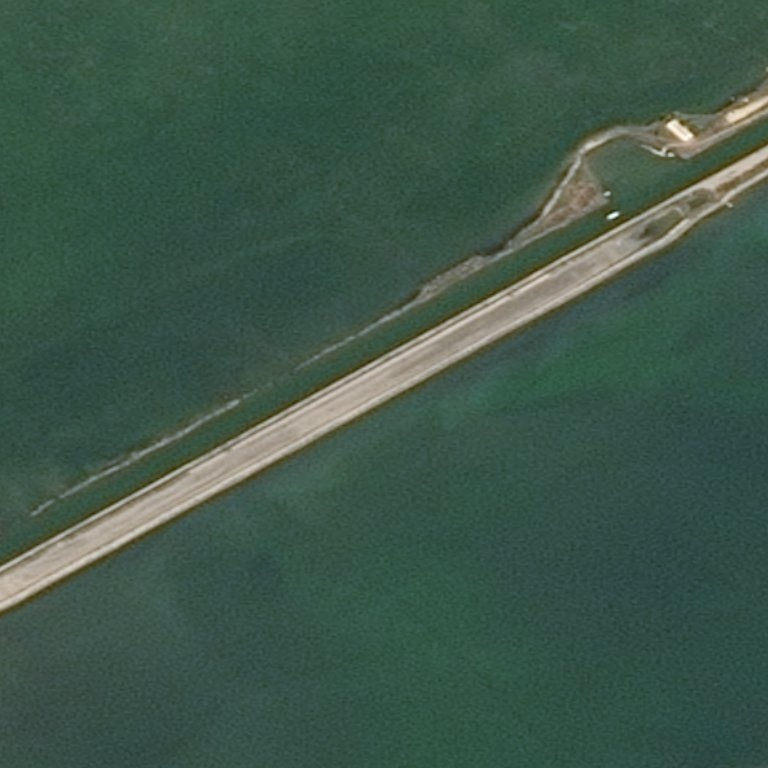
#> input picture coastline/images/0d5b831d8.jpg, 768 x 768 px; its folder holds only this picture in this run
$ python 4form.py
#> lines starting #> are read from the running program, lines starting #| are printed output that depends on the picture; after the words box and inside, x2 and y2 are one past the last pixel; in counts of white or black regions, pixels touching at a corner belong together; long printed decimals are rounded
#from skimage.color import label2rgb
import matplotlib.pyplot as plt
import skimage.io

import sklearn
from sklearn.cluster import AgglomerativeClustering

import numpy as np
import os
import cv2

import warnings

warnings.simplefilter('ignore')


def apply_filters(image: np.ndarray, n_gauss: int = 1, gamma: float = None) -> np.ndarray:
    """
    Применяет GaussianBlur n_gauss раз.
    Опционально применяет gamma-filtering
    """
    for i in range(n_gauss):
        image = cv2.GaussianBlur(image, ksize=(51, 51), sigmaX=2, sigmaY=2)
    if gamma:
        image = skimage.exposure.adjust_gamma(image, gamma=gamma)

    return image


def initialize_picture(path: str):
    """Инициализирует картинку"""
#> called with path = 'images/0d5b831d8.jpg'
    image = cv2.imread(path)
#> image is the input picture: shape (768, 768, 3); mean B, G, R 73.9, 87.5, 61.4
    image = cv2.cvtColor(image, cv2.COLOR_BGR2RGB)

    return image


def plot_images(image: np.ndarray, img: np.ndarray, n_clusters, label, cmap: str = None) -> None:
    """Отображает картинку"""
    plt.figure(figsize=(16, 9))

    plt.subplot(121)
    plt.title("Картинка")
    plt.imshow(image)
    c_map = plt.cm.get_cmap('Spectral', n_clusters)
    rgba = c_map(np.linspace(0, 1, n_clusters))
    for l in range(n_clusters):
        tmp = label == l
        plt.contour(tmp[:, :], contours=1,
                    colors=[rgba[l]])
    plt.xticks(())
    plt.yticks(())

    plt.subplot(122)
    plt.title("Маска")
    plt.imshow(img, cmap=cmap)
    plt.xticks(())
    plt.yticks(())

    plt.show()


def plot_image(image: np.ndarray, cmap: str = None) -> None:
    """Отображает картинку"""
    plt.figure(figsize=(16, 9))

    plt.title("Картинка")
    plt.imshow(image, cmap=cmap)

    plt.show()


def list_of_imgs(imgs_dir: str) -> list:
    """Возвращает список картинок из директории"""
    images = list()
    # Перебираем картинки из директории с картинками
    for i, img in enumerate(os.listdir(imgs_dir)):
        path = os.path.join(imgs_dir, img)
        image = initialize_picture(path)
        images.append(image)
    return images


images = list_of_imgs('images')
#> images = 1 item
for img in images:
    # Blurring & gamma
    n_img = img.copy()
    n_img = apply_filters(n_img, n_gauss=15)

    X = np.reshape(n_img, (-1, 1))
    image_ = skimage.color.rgb2hsv(n_img)
    X = np.reshape(image_[:, :, 0], (-1, 1))

    n_clusters = 2  # number of regions
    kmeans = sklearn.cluster.KMeans(n_clusters=n_clusters, init='k-means++',
                                    n_init=40, algorithm='elkan',
                                    max_iter=1000).fit(X)
    label = np.reshape(kmeans.labels_, img[:, :, 0].shape)

    kernel = np.ones((2, 2), np.uint8)
    label = label.astype(np.uint8)
    label = cv2.morphologyEx(label, cv2.MORPH_CLOSE, kernel)
    label = cv2.morphologyEx(label, cv2.MORPH_OPEN, kernel)

    # Вода - темная
    # Берег - белый
    # Наложить маску и посмотреть на соотношение цветов. У воды опытным путем установлено, что 0.4 <red/green < 0.7
    # -> решение: (инвертировать маску или нет?)

    bitwise = cv2.bitwise_and(img, img, mask=label)
    mask_mean = cv2.mean(img, label)
    print(mask_mean)
    if mask_mean[0] / mask_mean[1] > 0.4 and mask_mean[0] / mask_mean[1] < 0.7:
        label = ~label

    # Plot the results on an image
    plot_images(img, label, n_clusters, label, cmap='gray')
#> this loop made 1 pass
#> (n_clusters, kernel, mask_mean, rgba in plot_images) on pass 1: (2, [[1, 1], [1, 1]], (125.4, 124.2, 105.3, 0), [[0.62, 0.00392, 0.259, 1], [0.369, 0.31, 0.635, 1]])
#| (125.386, 124.248, 105.279, 0.0)
#> pass 1, `n_img = apply_filters(n_img, n_gauss=15)`:
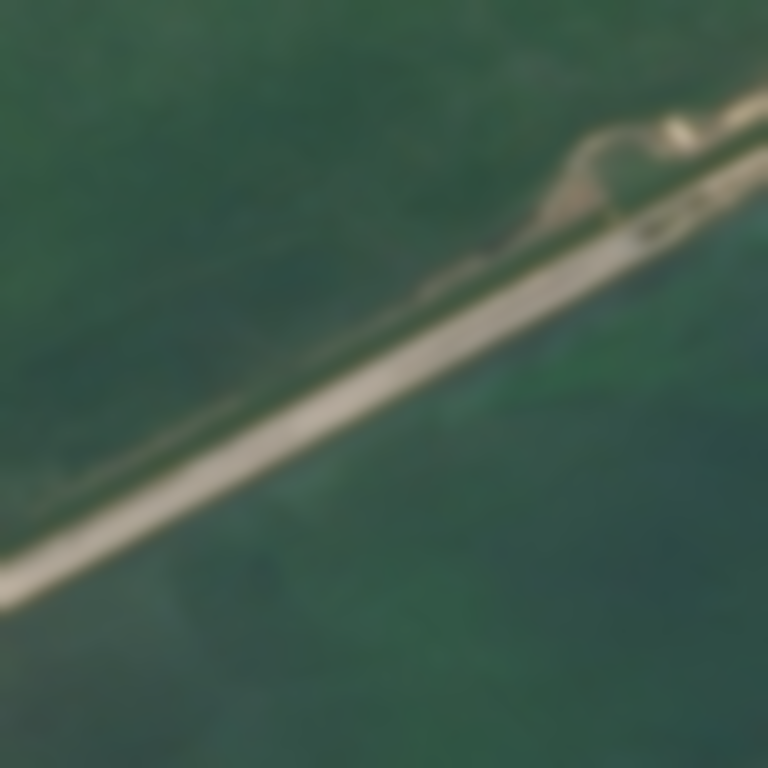
#> n_img: shape (768, 768, 3); mean R, G, B 61.4, 87.5, 73.9
#> pass 1, `label = np.reshape(kmeans.labels_, img[:, :, 0].shape)`:
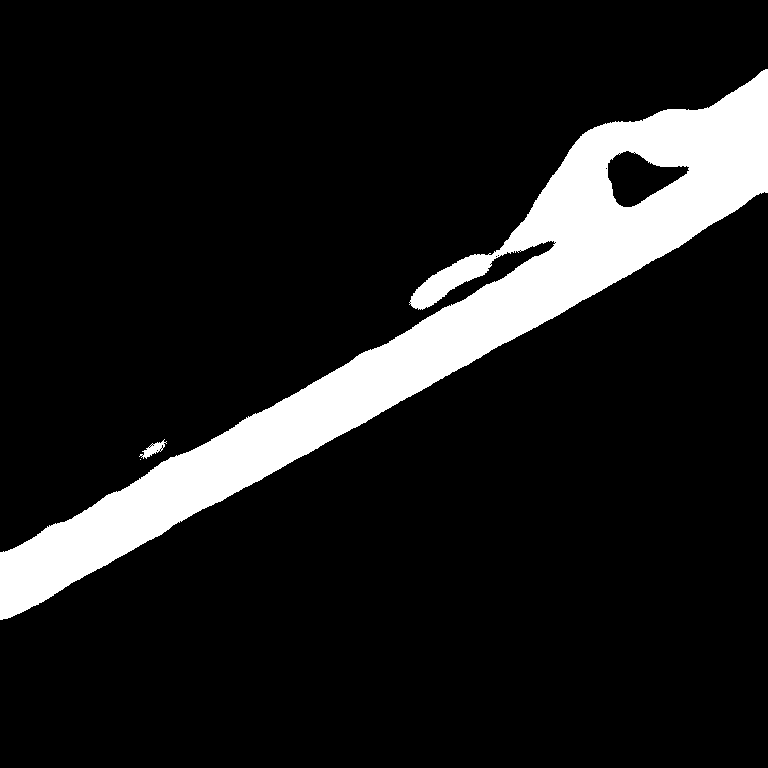
#> label: shape (768, 768) int32; values 0 (black) and 1 (white), 11.8% white; 3 white regions (1 under 20 px), largest, box (x1, y1, x2, y2) and area: (0, 69, 768, 620) 69306, (139, 439, 167, 459) 201
#> pass 1, in plot_images, `plt.show()`:
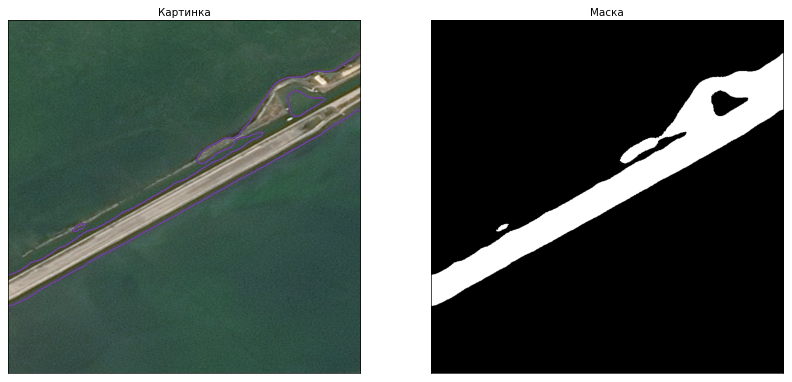
#> figure drawn by matplotlib, 2 panels

$ run again, on coastline/images/170a39c2c.jpg
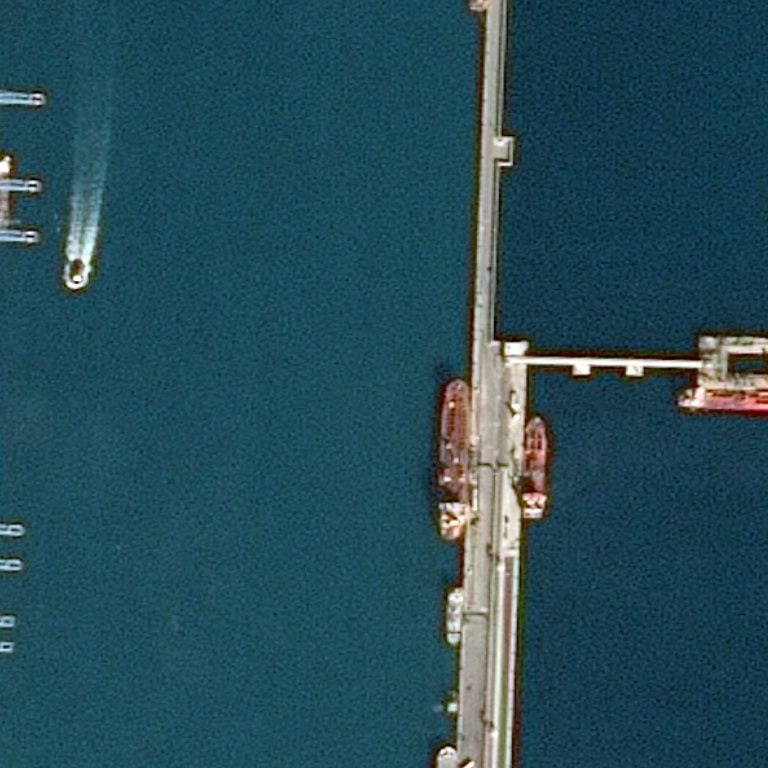
#> input picture coastline/images/170a39c2c.jpg, 768 x 768 px
#> in initialize_picture, image is the input picture: shape (768, 768, 3); mean B, G, R 88.6, 76.6, 38.4
#> images = 1 item
#> the loop `for img in images:` made 1 pass
#> (n_clusters, kernel, mask_mean, rgba in plot_images) on pass 1: (2, [[1, 1], [1, 1]], (148.3, 136.5, 121.9, 0), [[0.62, 0.00392, 0.259, 1], [0.369, 0.31, 0.635, 1]])
#> (printed output is left out)
#> pass 1, `label = np.reshape(kmeans.labels_, img[:, :, 0].shape)`:
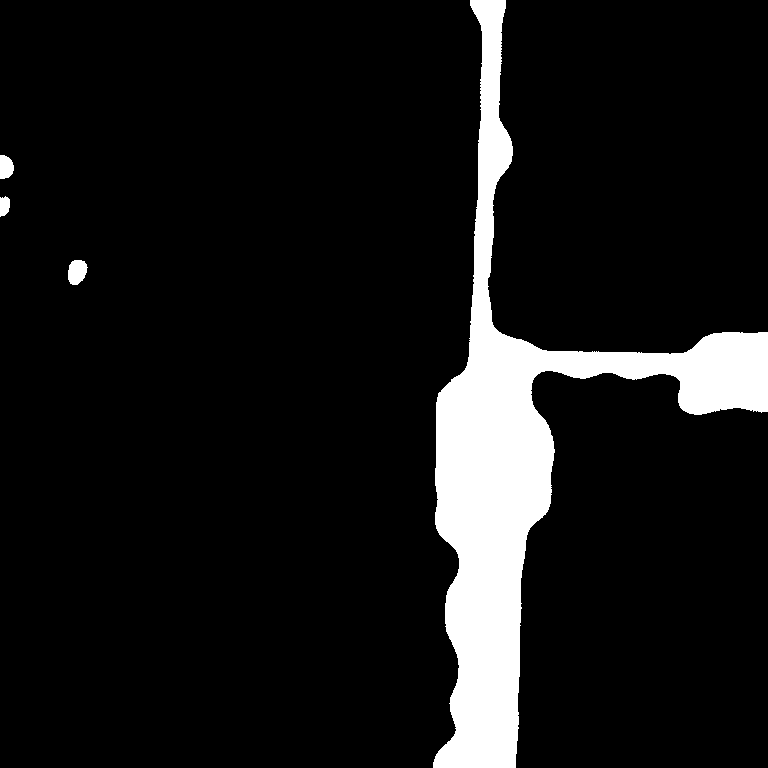
#> label: shape (768, 768) int32; values 0 (black) and 1 (white), 9.2% white; 4 white regions, box (x1, y1, x2, y2) and area: (433, 0, 768, 768) 53300, (68, 260, 88, 285) 384, (0, 155, 14, 179) 275, (0, 196, 10, 217) 169
#> pass 1, in plot_images, `plt.show()`:
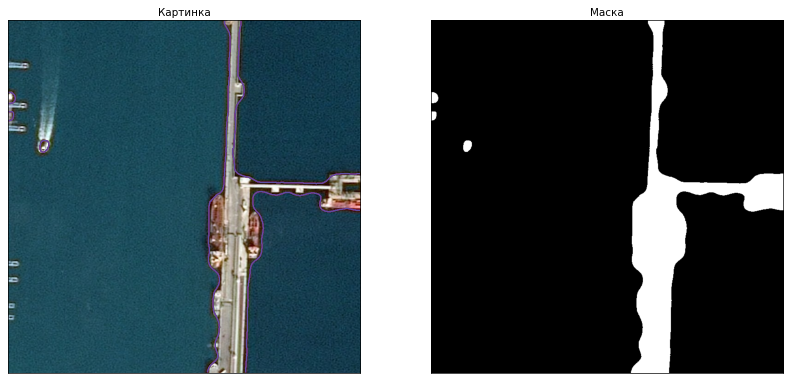
#> figure drawn by matplotlib, 2 panels
